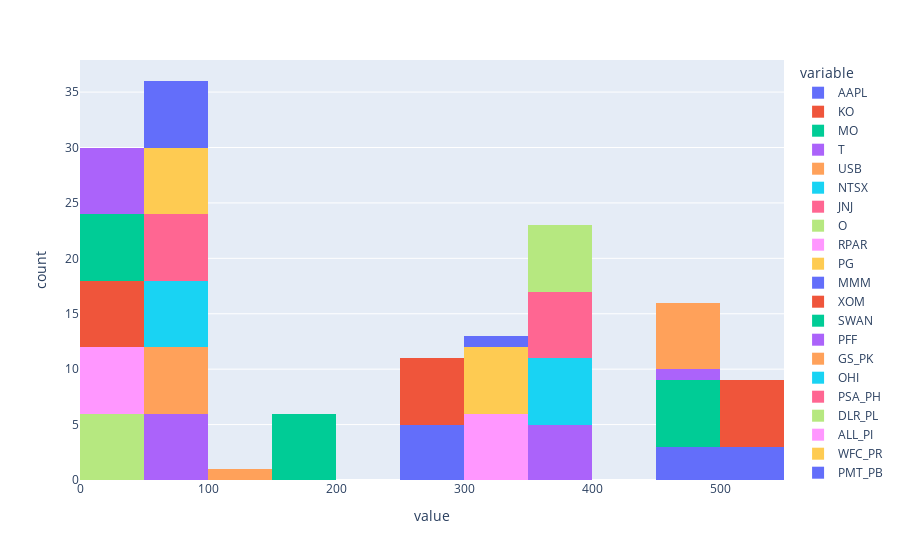

The notebook cell this image was saved under:
### Code cell
fig = item_df.plot.hist()
fig.show()

### Figure 1 — Plotly figure (JSON) as saved in the notebook; plotly's stock layout.template omitted (floating-point values rounded to 4 significant figures)
{"data": [{"alignmentgroup": "True", "bingroup": "x", "hovertemplate": "variable=AAPL<br>value=%{x}<br>count=%{y}<extra></extra>", "legendgroup": "AAPL", "marker": {"color": "#636efa", "pattern": {"shape": ""}}, "name": "AAPL", "offsetgroup": "AAPL", "orientation": "v", "showlegend": true, "type": "histogram", "x": [509.4, 497.1, 503.4, 510.9, 495.5, 495.2], "xaxis": "x", "yaxis": "y"}, {"alignmentgroup": "True", "bingroup": "x", "hovertemplate": "variable=KO<br>value=%{x}<br>count=%{y}<extra></extra>", "legendgroup": "KO", "marker": {"color": "#EF553B", "pattern": {"shape": ""}}, "name": "KO", "offsetgroup": "KO", "orientation": "v", "showlegend": true, "type": "histogram", "x": [511.2, 511.1, 516.8, 516.8, 520.2, 520], "xaxis": "x", "yaxis": "y"}, {"alignmentgroup": "True", "bingroup": "x", "hovertemplate": "variable=MO<br>value=%{x}<br>count=%{y}<extra></extra>", "legendgroup": "MO", "marker": {"color": "#00cc96", "pattern": {"shape": ""}}, "name": "MO", "offsetgroup": "MO", "orientation": "v", "showlegend": true, "type": "histogram", "x": [487.0, 489.1, 494.3, 491.9, 495.3, 494.1], "xaxis": "x", "yaxis": "y"}, {"alignmentgroup": "True", "bingroup": "x", "hovertemplate": "variable=T<br>value=%{x}<br>count=%{y}<extra></extra>", "legendgroup": "T", "marker": {"color": "#ab63fa", "pattern": {"shape": ""}}, "name": "T", "offsetgroup": "T", "orientation": "v", "showlegend": true, "type": "histogram", "x": [483, 394.6, 391.1, 387.8, 390.4, 389.2], "xaxis": "x", "yaxis": "y"}, {"alignmentgroup": "True", "bingroup": "x", "hovertemplate": "variable=USB<br>value=%{x}<br>count=%{y}<extra></extra>", "legendgroup": "USB", "marker": {"color": "#FFA15A", "pattern": {"shape": ""}}, "name": "USB", "offsetgroup": "USB", "orientation": "v", "showlegend": true, "type": "histogram", "x": [472.9, 464.0, 457.4, 455.6, 473.0, 472.8], "xaxis": "x", "yaxis": "y"}, {"alignmentgroup": "True", "bingroup": "x", "hovertemplate": "variable=NTSX<br>value=%{x}<br>count=%{y}<extra></extra>", "legendgroup": "NTSX", "marker": {"color": "#19d3f3", "pattern": {"shape": ""}}, "name": "NTSX", "offsetgroup": "NTSX", "orientation": "v", "showlegend": true, "type": "histogram", "x": [395.5, 392.9, 395.5, 395, 387.7, 387.7], "xaxis": "x", "yaxis": "y"}, {"alignmentgroup": "True", "bingroup": "x", "hovertemplate": "variable=JNJ<br>value=%{x}<br>count=%{y}<extra></extra>", "legendgroup": "JNJ", "marker": {"color": "#FF6692", "pattern": {"shape": ""}}, "name": "JNJ", "offsetgroup": "JNJ", "orientation": "v", "showlegend": true, "type": "histogram", "x": [364.2, 359.9, 359, 361.2, 360.1, 361], "xaxis": "x", "yaxis": "y"}, {"alignmentgroup": "True", "bingroup": "x", "hovertemplate": "variable=O<br>value=%{x}<br>count=%{y}<extra></extra>", "legendgroup": "O", "marker": {"color": "#B6E880", "pattern": {"shape": ""}}, "name": "O", "offsetgroup": "O", "orientation": "v", "showlegend": true, "type": "histogram", "x": [360.6, 356.9, 356, 360.9, 362.9, 362.6], "xaxis": "x", "yaxis": "y"}, {"alignmentgroup": "True", "bingroup": "x", "hovertemplate": "variable=RPAR<br>value=%{x}<br>count=%{y}<extra></extra>", "legendgroup": "RPAR", "marker": {"color": "#FF97FF", "pattern": {"shape": ""}}, "name": "RPAR", "offsetgroup": "RPAR", "orientation": "v", "showlegend": true, "type": "histogram", "x": [324.1, 317.7, 322.6, 320.5, 325.4, 325.4], "xaxis": "x", "yaxis": "y"}, {"alignmentgroup": "True", "bingroup": "x", "hovertemplate": "variable=PG<br>value=%{x}<br>count=%{y}<extra></extra>", "legendgroup": "PG", "marker": {"color": "#FECB52", "pattern": {"shape": ""}}, "name": "PG", "offsetgroup": "PG", "orientation": "v", "showlegend": true, "type": "histogram", "x": [320.5, 320, 317.9, 319.4, 317.3, 317.1], "xaxis": "x", "yaxis": "y"}, {"alignmentgroup": "True", "bingroup": "x", "hovertemplate": "variable=MMM<br>value=%{x}<br>count=%{y}<extra></extra>", "legendgroup": "MMM", "marker": {"color": "#636efa", "pattern": {"shape": ""}}, "name": "MMM", "offsetgroup": "MMM", "orientation": "v", "showlegend": true, "type": "histogram", "x": [299.6, 300.1, 297.6, 298.0, 295.2, 294.8], "xaxis": "x", "yaxis": "y"}, {"alignmentgroup": "True", "bingroup": "x", "hovertemplate": "variable=XOM<br>value=%{x}<br>count=%{y}<extra></extra>", "legendgroup": "XOM", "marker": {"color": "#EF553B", "pattern": {"shape": ""}}, "name": "XOM", "offsetgroup": "XOM", "orientation": "v", "showlegend": true, "type": "histogram", "x": [260.9, 252, 258.3, 260.2, 263.6, 264.3], "xaxis": "x", "yaxis": "y"}, {"alignmentgroup": "True", "bingroup": "x", "hovertemplate": "variable=SWAN<br>value=%{x}<br>count=%{y}<extra></extra>", "legendgroup": "SWAN", "marker": {"color": "#00cc96", "pattern": {"shape": ""}}, "name": "SWAN", "offsetgroup": "SWAN", "orientation": "v", "showlegend": true, "type": "histogram", "x": [152, 150.3, 151.2, 151.3, 150, 150], "xaxis": "x", "yaxis": "y"}, {"alignmentgroup": "True", "bingroup": "x", "hovertemplate": "variable=PFF<br>value=%{x}<br>count=%{y}<extra></extra>", "legendgroup": "PFF", "marker": {"color": "#ab63fa", "pattern": {"shape": ""}}, "name": "PFF", "offsetgroup": "PFF", "orientation": "v", "showlegend": true, "type": "histogram", "x": [71, 70.26, 70, 70.28, 69.9, 69.9], "xaxis": "x", "yaxis": "y"}, {"alignmentgroup": "True", "bingroup": "x", "hovertemplate": "variable=GS_PK<br>value=%{x}<br>count=%{y}<extra></extra>", "legendgroup": "GS_PK", "marker": {"color": "#FFA15A", "pattern": {"shape": ""}}, "name": "GS_PK", "offsetgroup": "GS_PK", "orientation": "v", "showlegend": true, "type": "histogram", "x": [52.06, 51.74, 52.1, 52.3, 51.96, 51.96], "xaxis": "x", "yaxis": "y"}, {"alignmentgroup": "True", "bingroup": "x", "hovertemplate": "variable=OHI<br>value=%{x}<br>count=%{y}<extra></extra>", "legendgroup": "OHI", "marker": {"color": "#19d3f3", "pattern": {"shape": ""}}, "name": "OHI", "offsetgroup": "OHI", "orientation": "v", "showlegend": true, "type": "histogram", "x": [57.26, 57.02, 55.3, 55, 55.3, 54.82], "xaxis": "x", "yaxis": "y"}, {"alignmentgroup": "True", "bingroup": "x", "hovertemplate": "variable=PSA_PH<br>value=%{x}<br>count=%{y}<extra></extra>", "legendgroup": "PSA_PH", "marker": {"color": "#FF6692", "pattern": {"shape": ""}}, "name": "PSA_PH", "offsetgroup": "PSA_PH", "orientation": "v", "showlegend": true, "type": "histogram", "x": [52.04, 51.06, 51, 50.78, 50.68, 50.68], "xaxis": "x", "yaxis": "y"}, {"alignmentgroup": "True", "bingroup": "x", "hovertemplate": "variable=DLR_PL<br>value=%{x}<br>count=%{y}<extra></extra>", "legendgroup": "DLR_PL", "marker": {"color": "#B6E880", "pattern": {"shape": ""}}, "name": "DLR_PL", "offsetgroup": "DLR_PL", "orientation": "v", "showlegend": true, "type": "histogram", "x": [48.92, 48.4, 48.24, 48.44, 48.18, 48.18], "xaxis": "x", "yaxis": "y"}, {"alignmentgroup": "True", "bingroup": "x", "hovertemplate": "variable=ALL_PI<br>value=%{x}<br>count=%{y}<extra></extra>", "legendgroup": "ALL_PI", "marker": {"color": "#FF97FF", "pattern": {"shape": ""}}, "name": "ALL_PI", "offsetgroup": "ALL_PI", "orientation": "v", "showlegend": true, "type": "histogram", "x": [47.22, 46.34, 46.08, 46, 46.16, 46.16], "xaxis": "x", "yaxis": "y"}, {"alignmentgroup": "True", "bingroup": "x", "hovertemplate": "variable=WFC_PR<br>value=%{x}<br>count=%{y}<extra></extra>", "legendgroup": "WFC_PR", "marker": {"color": "#FECB52", "pattern": {"shape": ""}}, "name": "WFC_PR", "offsetgroup": "WFC_PR", "orientation": "v", "showlegend": true, "type": "histogram", "x": [51.96, 51.72, 51.7, 51.86, 51.66, 51.66], "xaxis": "x", "yaxis": "y"}, {"alignmentgroup": "True", "bingroup": "x", "hovertemplate": "variable=PMT_PB<br>value=%{x}<br>count=%{y}<extra></extra>", "legendgroup": "PMT_PB", "marker": {"color": "#636efa", "pattern": {"shape": ""}}, "name": "PMT_PB", "offsetgroup": "PMT_PB", "orientation": "v", "showlegend": true, "type": "histogram", "x": [51.39, 51.26, 51.68, 51.78, 51.68, 51.68], "xaxis": "x", "yaxis": "y"}, {"alignmentgroup": "True", "bingroup": "x", "hovertemplate": "variable=ARCC<br>value=%{x}<br>count=%{y}<extra></extra>", "legendgroup": "ARCC", "marker": {"color": "#EF553B", "pattern": {"shape": ""}}, "name": "ARCC", "offsetgroup": "ARCC", "orientation": "v", "showlegend": true, "type": "histogram", "x": [42.94, 42.42, 42.42, 43.4, 43.24, 44.08], "xaxis": "x", "yaxis": "y"}, {"alignmentgroup": "True", "bingroup": "x", "hovertemplate": "variable=HTGC<br>value=%{x}<br>count=%{y}<extra></extra>", "legendgroup": "HTGC", "marker": {"color": "#00cc96", "pattern": {"shape": ""}}, "name": "HTGC", "offsetgroup": "HTGC", "orientation": "v", "showlegend": true, "type": "histogram", "x": [36.9, 36.96, 36.56, 37.28, 37.5, 37.5], "xaxis": "x", "yaxis": "y"}, {"alignmentgroup": "True", "bingroup": "x", "hovertemplate": "variable=PGX<br>value=%{x}<br>count=%{y}<extra></extra>", "legendgroup": "PGX", "marker": {"color": "#ab63fa", "pattern": {"shape": ""}}, "name": "PGX", "offsetgroup": "PGX", "orientation": "v", "showlegend": true, "type": "histogram", "x": [26.94, 26.4, 25.88, 26, 26, 25.78], "xaxis": "x", "yaxis": "y"}, {"alignmentgroup": "True", "bingroup": "x", "hovertemplate": "variable=WBD<br>value=%{x}<br>count=%{y}<extra></extra>", "legendgroup": "WBD", "marker": {"color": "#FFA15A", "pattern": {"shape": ""}}, "name": "WBD", "offsetgroup": "WBD", "orientation": "v", "showlegend": true, "type": "histogram", "x": [null, null, null, null, null, 100.2], "xaxis": "x", "yaxis": "y"}], "layout": {"barmode": "relative", "legend": {"title": {"text": "variable"}, "tracegroupgap": 0}, "margin": {"t": 60}, "xaxis": {"anchor": "y", "domain": [0, 1], "title": {"text": "value"}}, "yaxis": {"anchor": "x", "domain": [0, 1], "title": {"text": "count"}}}}
